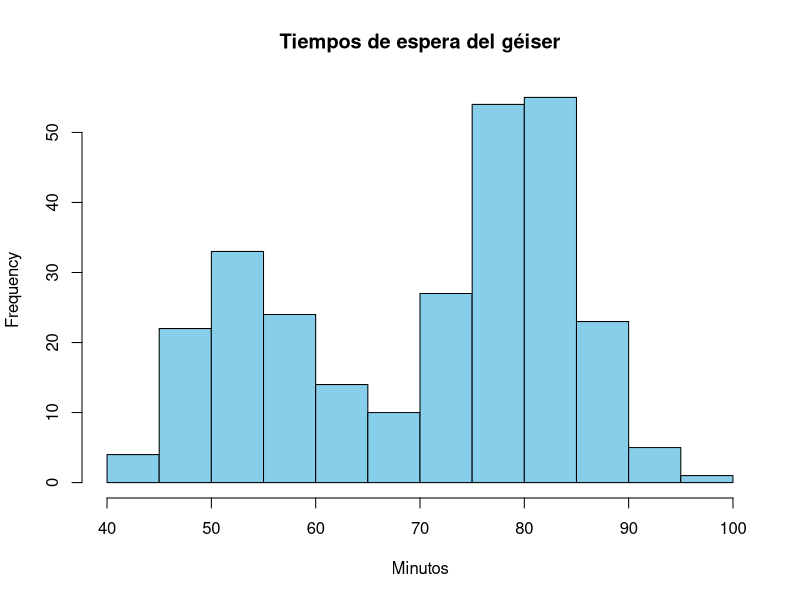

This figure's R source:
## ---- chunk 1
#| fig.cap: "Histograma de los tiempos de espera del géiser"
#| fig.width: 6
hist(faithful$waiting, col = "skyblue",
     main = "Tiempos de espera del géiser",
     xlab = "Minutos")
## ---- chunk 2
summary(faithful$waiting)
